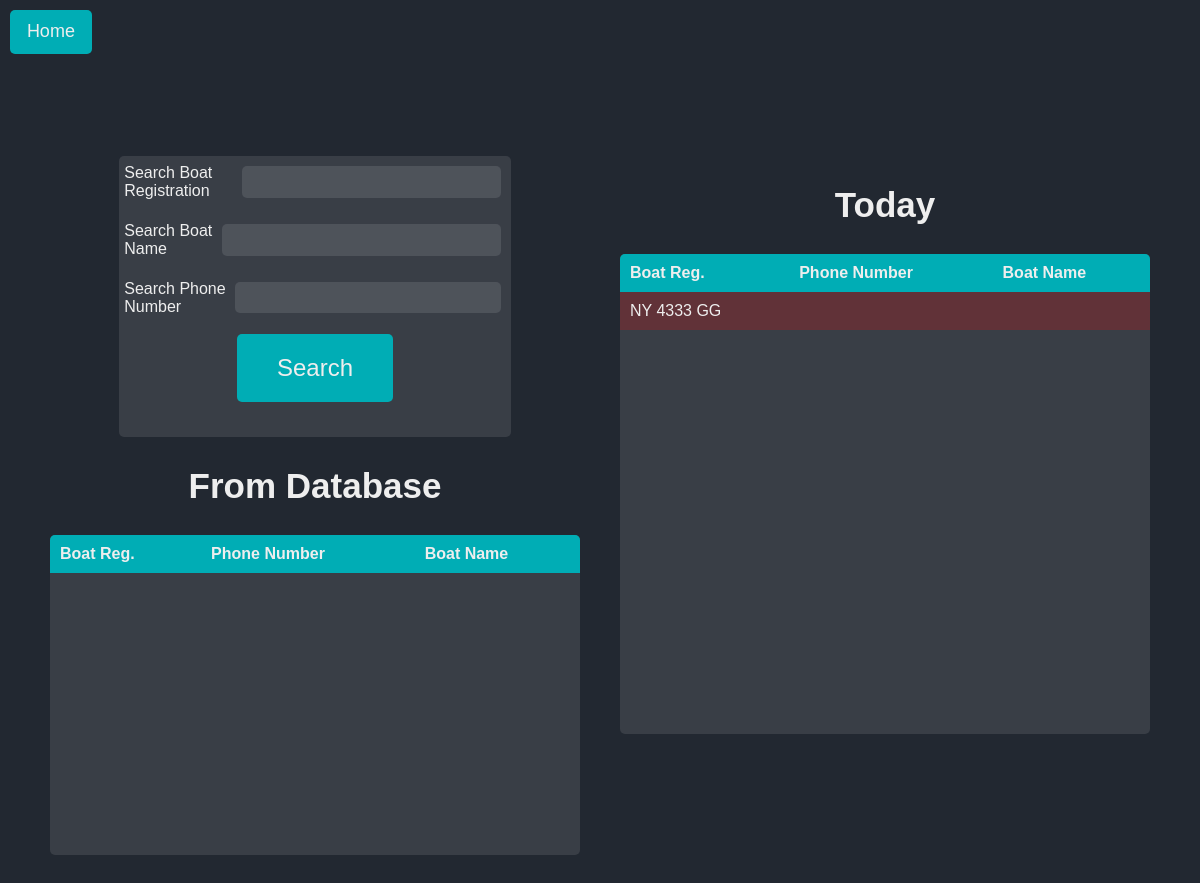
/search (signed in), run on an earlier commit of the app's database.
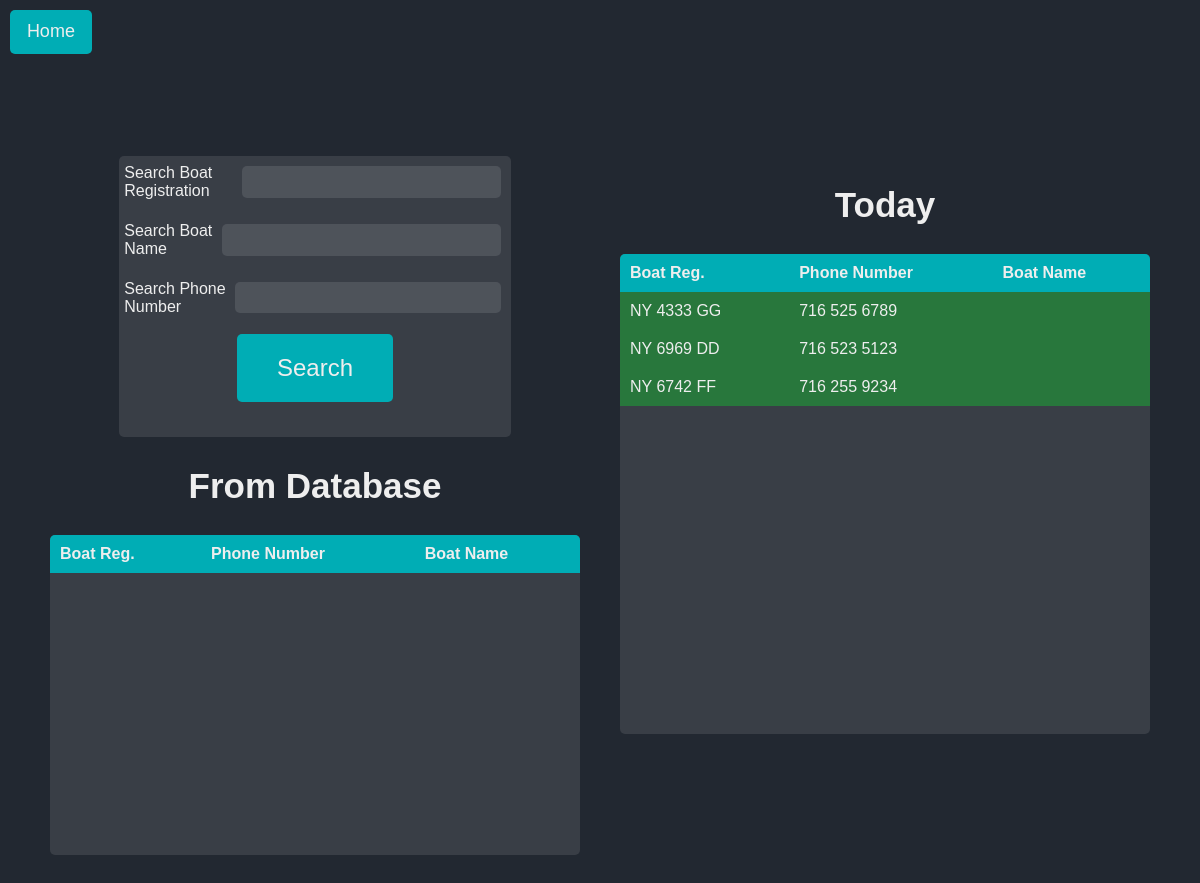
And on a later commit of the database.
### website/models.py (models this page shows)
class Boat(db.Model):
    id = db.Column(db.Integer, primary_key=True)
    boat_reg = db.Column(db.String(150), unique=True)
    sanitized_boat_reg = db.Column(db.String(150), unique=True)
    boat_name = db.Column(db.String(150))
    sanitized_boat_name = db.Column(db.String(150))
    phone_number = db.Column(db.String(150))
    sanitized_phone_number = db.Column(db.String(150))
    owner_name = db.Column(db.String(150))
    sanitized_owner_name = db.Column(db.String(150))
    boat_size = db.Column(db.Integer)
    email = db.Column(db.String(150))
    zipcode = db.Column(db.String(150))
    visits = db.relationship('Visit', backref='boat')
    current_boats_id = db.Column(db.Integer, db.ForeignKey('current_boats.id'))
    total_paid_days = db.Column(db.Integer)
    total_paid_nights = db.Column(db.Integer)
    total_unpaid_days = db.Column(db.Integer)
    total_unpaid_nights = db.Column(db.Integer)
    paid_until = db.Column(db.String(150))
    latest_date_in = db.Column(db.String(150))

### website/views.py (the view, shortened to what this page needs)
@views.route('/search', methods=['GET','POST'])
@login_required
def search():
    form = SearchForm()
    results = []
    resultsToday = []
    if CurrentBoats.query.first():
        resultsToday = CurrentBoats.query.first().boats.all()
        print(resultsToday)
        for boat in resultsToday:
            calcCurrentBoatStatus(boat)
        resultsToday = CurrentBoats.query.first().boats.all()
    return render_template('search.html', form=form, boats=results, currentboats=resultsToday, current_time=calc_current_time())

### website/forms.py
class SearchForm(FlaskForm):
    boat_reg = StringField('Search Boat Registration')
    boat_name = StringField('Search Boat Name')
    phone_number = StringField('Search Phone Number')
    submit = SubmitField('Submit')

### website/functions.py (called while the page is built)
def calc_current_time():
    Debug = True
    current_time = datetime.now(timezone.utc)
    days_offset = 0
    hours_offset = 10
    mins_offset = 0
    if Debug:
        current_time += timedelta(days=days_offset, hours=hours_offset, minutes=mins_offset)
    print("Current Time is: ", current_time, "| Debug is: ", Debug)
    return current_time

### website/templates/search.html (shortened to what this page needs)
{% extends "base.html" %}
{%block head%}
<a href="{{ url_for('views.home') }}"id="home-btn">Home</a>
{%endblock%}
{%block styles%}static/search-styles.css{%endblock%}
{% block content%}
<div id="main-container">
  <div id="left-container" style="flex: 1;">
    <div id="search-container">
      <form method="POST" id="search">
        <div class="form-group">
          {{ form.boat_reg.label }}
          {{ form.boat_reg(class="form-control") }}
        </div>
        <div class="form-group">
          {{ form.boat_name.label }}
          {{ form.boat_name(class="form-control") }}
        </div>
        <div class="form-group">
          {{ form.phone_number.label }}
          {{ form.phone_number(class="form-control") }}
        </div>
        <div id="button-container">
          <button type="submit" class="btn btn-primary" id="login-btn" name="submit-button" value="search">Search</button>
        </div>
      </form>
    </div>
    <div id="table-container">
      <h2>From Database</h2>
      <div id="table-no-header">
        <table id="search-results">
          <thead>
            <tr>
              <th>Boat Reg.</th>
              <th>Phone Number</th>
              <th>Boat Name</th>
            </tr>
          </thead>
        </table>
    </div>
    </div>
  </div>
  <div id="right-container" style="flex: 1;">
    <div id="table-container">
      <h2>Today</h2>
      {%if currentboats%}
      <div id="table-no-header">
        <table id="current-boats">
          <thead>
            <tr>
              <th>Boat Reg.</th>
              <th>Phone Number</th>
              <th>Boat Name</th>
            </tr>
          </thead>
          <tbody>
            {% for boat in currentboats %}
            <tr class="clickable-row {% if not boat.total_unpaid_nights == None and boat.total_unpaid_nights > 0 %}red-tint{%elif not boat.total_unpaid_days == None and boat.total_unpaid_days > 0%} yellow-tint {%elif boat | has_paid %}green-tint{% endif %}" data-href="{{ url_for('views.log_boat', boat_reg=boat.boat_reg, boat_name=boat.boat_name, phone_number=boat.phone_number,  id=boat.id) }}">
              <td>{{ boat.boat_reg }}</td>
              <td>{{ boat.phone_number }}</td>
              <td>{{ boat.boat_name }}</td>
            </tr>
            {% endfor %}
          </tbody>
        </table>
      </div>
      {% else %}
      <div id="button-container">
            <button type="submit" form="search" class="btn btn-primary" id="login-btn" name="submit-button" value="add">Add New Boat</button>
      </div>
      {%endif%}
    </div>
  </div>
</div>
{%endblock%}

What changed in the data, as far as the page shows it:
changed Boat "NY 4333 GG": total_unpaid_nights 1 → 0 (drawn); phone_number (not shown) → "716 525 6789"
added Boat: boat_reg "NY 6969 DD", phone_number "716 523 5123"
added Boat: boat_reg "NY 6742 FF", phone_number "716 255 9234"
